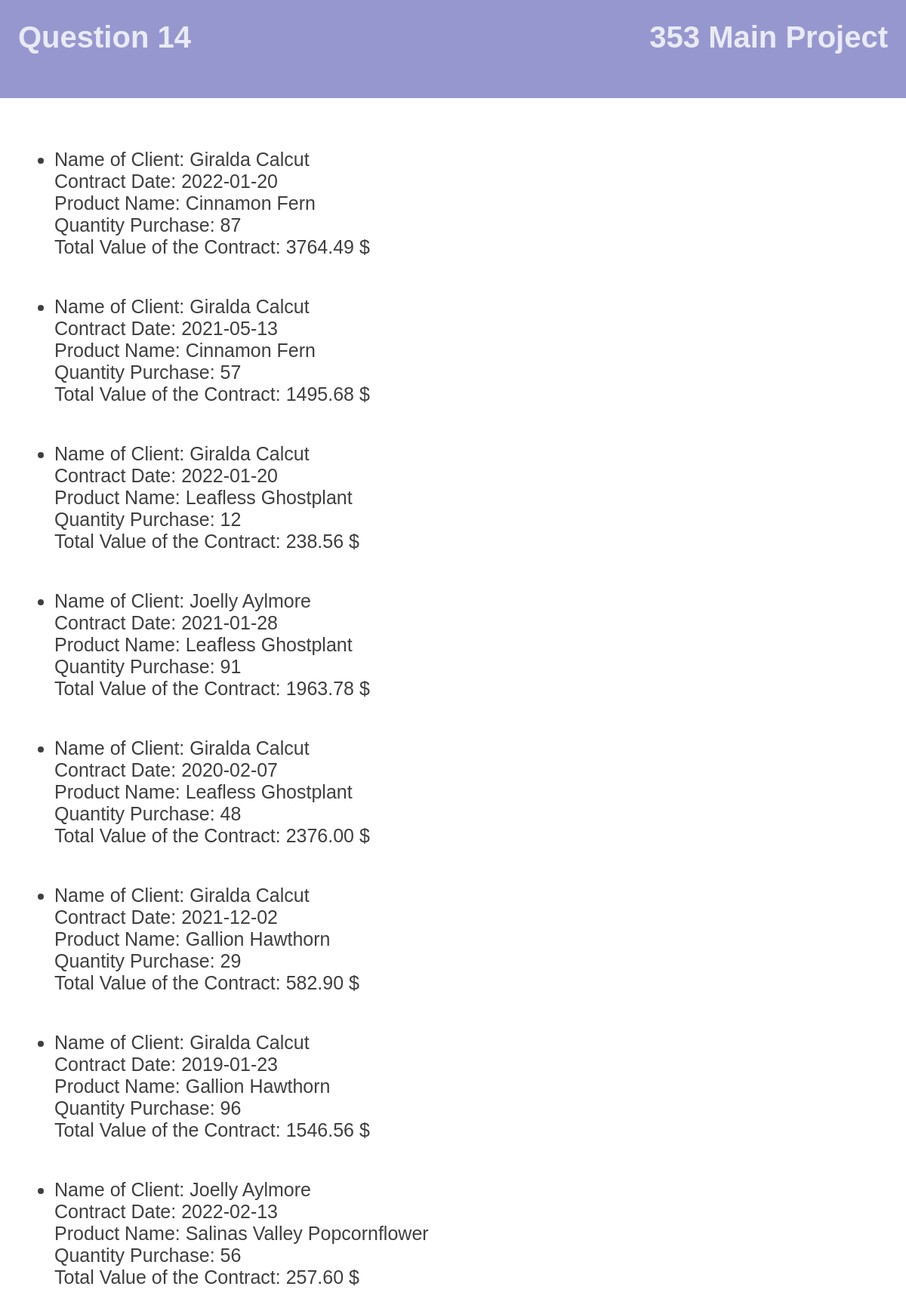
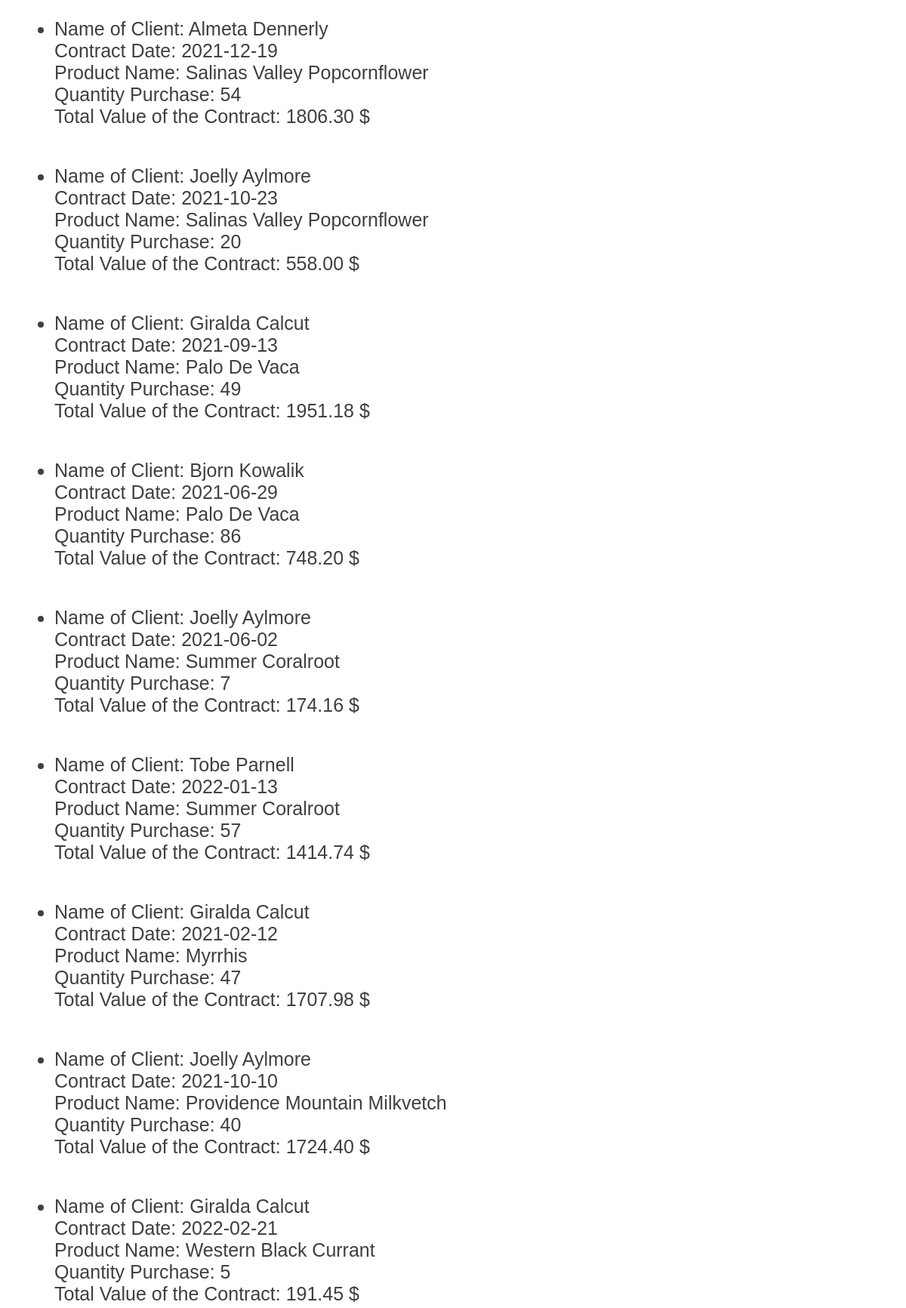
/PHP/14.php (upper part), run on the app's committed database (2 pictures, top to bottom).
### tables this page shows
CREATE TABLE contract (
 contract_ID INT PRIMARY KEY AUTO_INCREMENT,
 client_ID INT NOT NULL,
 clientname VARCHAR(100) NOT NULL,
 company_ID INT NOT NULL,
 employee_SSN CHAR(10) NOT NULL,
 position INT NOT NULL,
 contractDate DATE NOT NULL,
 deliveryDate DATE NOT NULL,
 
 FOREIGN KEY (client_ID) REFERENCES client(client_ID),
 FOREIGN KEY (company_ID, employee_SSN, position) REFERENCES employee(company_ID, SSN, position)

);

CREATE TABLE client (
 client_ID INT PRIMARY KEY AUTO_INCREMENT,
 companyName VARCHAR(40) NOT NULL,
 contactName VARCHAR(100) NOT NULL,
 address VARCHAR(80) NOT NULL,
 city VARCHAR(40) NOT NULL,
 province ENUM('NL','PE','NS','NB', 'QC','ON','MB','SK','AB','BC','YT','NT','NU','NY','CA') NOT NULL,
 postalCode CHAR(7) NOT NULL,
 country VARCHAR(70) NOT NULL,
 phoneNumber CHAR(12) NOT NULL,
 email VARCHAR(80) NOT NULL
);

CREATE TABLE product (
 UPC INT PRIMARY KEY AUTO_INCREMENT,
 product_ID INT NOT NULL,
 name VARCHAR(40) NOT NULL,
 description VARCHAR(150) NOT NULL,
 volume INT NOT NULL,
 weight FLOAT NOT NULL,
 price FLOAT NOT NULL,
 status ENUM('Available', 'Unavailable') NOT NULL
);

CREATE TABLE purchase (
 purchase_ID INT PRIMARY KEY AUTO_INCREMENT,
 product_ID INT NOT NULL,
 quantity INT NOT NULL,
 unitPrice FLOAT NOT NULL,
 contract_ID INT NOT NULL,

 FOREIGN KEY (product_ID) REFERENCES product(UPC),
 FOREIGN KEY (contract_ID) REFERENCES contract(contract_ID)

);

### PHP/14.php (the view, shortened to what this page needs)
<?php
  DAOConstants::$pdo = new PDO("mysql:host=" . DAOConstants::host
    . "; port=3306; dbname=" . DAOConstants::dbname,
  DAOConstants::user, DAOConstants::password);
  DAOConstants::$pdo->setAttribute(PDO::ATTR_ERRMODE, PDO::ERRMODE_EXCEPTION);
  ConstantValue::createHeader("Question 14");
  echo '<div class="main-center">';
  echo '<ul>';
  function CallQuery(){
    try{
      $sql = "select contactName, contractDate, product.name, purchase.quantity, concat(round(quantity*unitPrice,2), \" $\") as \"Contract Total Value\" from contract join purchase
      on contract.contract_ID = purchase.contract_ID join product on purchase.product_ID = product.UPC join pharmaCompany on
      contract.company_ID = pharmaCompany.company_ID join client on contract.client_ID = client.client_ID where pharmaCompany.companyName = \"Pfizer\"";
      foreach (DAOConstants::$pdo->query($sql) as $row) {
          echo '<li><p> Name of Client: ' .$row[0].' <br> Contract Date: '. $row[1].' <br> Product Name: '. $row[2].' <br> Quantity Purchase: '. $row[3].' <br> Total Value of the Contract: '. $row[4]. '</p></li>' ;
      }
      echo "</ul>";
    } catch(PDOException $e){
        echo "</ul>";
        echo $e->getMessage();
        echo ConstantValue::footer;
        exit;
    }
  }
  CallQuery();
  echo ConstantValue::footer;
?>

### PHP/ConstantValue.php (shortened to what this page needs)
<?php
    class ConstantValue{
        static function createHeader($questionNumber){
          echo '<!DOCTYPE html>
          <html lang="en">
          <head>
            <meta charset="UTF-8">
            <Title>353 Project</Title>
            <link rel="stylesheet" href="stylesheet.css">
          </head>
          <body id ="root">
          <header class ="header">
            <h1 id="header-title-left">' . $questionNumber .'</a></h1>
              <h1 id="header-title-right" class="questions-header-title-right"><a href = "index.php">353 Main Project</a></h1>
          </header>';
        }
    }
?>

### PHP/stylesheet.css (style rules this page uses)
#root { padding: 2%; font-family: Verdana, sans-serif; font-size:20px; text-align: left; color:rgb(64, 63, 63); }
a { margin-bottom: 10px; }
ul { margin-bottom:100px; }
h1 a, button a { color:white; text-decoration: inherit; }
header, footer { background-color: rgb(151, 151, 208); width: 100%; position: absolute; left: 0%; }
.header { height: 130px; top: 0%; }
.main-center { margin-top: 165px; }
#header-title-right, #header-title-left, .footer { color:rgb(255, 255, 255); opacity: 80%; }
#header-title-right, #header-title-left { display: inline; }
#header-title-right { float: right; padding-right: 2%; }
#header-title-left { float: left; padding-left: 2%; }
li { margin-bottom: 30px; font-size: 25px; }
.index-header-title-right, #header-title-left { cursor:default; }
.questions-header-title-right { cursor:pointer; }
li p { margin-top: 50px; }

### data on the page
contract: client_ID.contactName "Giralda Calcut", contractDate "2022-01-20", product.name "Cinnamon Fern", purchase.quantity "87", row "3764.49 $", product.name "Leafless Ghostplant", purchase.quantity "12", row "238.56 $"
contract: client_ID.contactName "Giralda Calcut", contractDate "2021-05-13", product.name "Cinnamon Fern", purchase.quantity "57", row "1495.68 $"
contract: client_ID.contactName "Joelly Aylmore", contractDate "2021-01-28", product.name "Leafless Ghostplant", purchase.quantity "91", row "1963.78 $"
contract: client_ID.contactName "Giralda Calcut", contractDate "2020-02-07", product.name "Leafless Ghostplant", purchase.quantity "48", row "2376.00 $"
contract: client_ID.contactName "Giralda Calcut", contractDate "2021-12-02", product.name "Gallion Hawthorn", purchase.quantity "29", row "582.90 $"
contract: client_ID.contactName "Giralda Calcut", contractDate "2019-01-23", product.name "Gallion Hawthorn", purchase.quantity "96", row "1546.56 $"
contract: client_ID.contactName "Joelly Aylmore", contractDate "2022-02-13", product.name "Salinas Valley Popcornflower", purchase.quantity "56", row "257.60 $"
contract: client_ID.contactName "Almeta Dennerly", contractDate "2021-12-19", product.name "Salinas Valley Popcornflower", purchase.quantity "54", row "1806.30 $"
contract: client_ID.contactName "Joelly Aylmore", contractDate "2021-10-23", product.name "Salinas Valley Popcornflower", purchase.quantity "20", row "558.00 $"
contract: client_ID.contactName "Giralda Calcut", contractDate "2021-09-13", product.name "Palo De Vaca", purchase.quantity "49", row "1951.18 $"
contract: client_ID.contactName "Bjorn Kowalik", contractDate "2021-06-29", product.name "Palo De Vaca", purchase.quantity "86", row "748.20 $"
contract: client_ID.contactName "Joelly Aylmore", contractDate "2021-06-02", product.name "Summer Coralroot", purchase.quantity "7", row "174.16 $"
contract: client_ID.contactName "Tobe Parnell", contractDate "2022-01-13", product.name "Summer Coralroot", purchase.quantity "57", row "1414.74 $"
contract: client_ID.contactName "Giralda Calcut", contractDate "2021-02-12", product.name "Myrrhis", purchase.quantity "47", row "1707.98 $"
contract: client_ID.contactName "Joelly Aylmore", contractDate "2021-10-10", product.name "Providence Mountain Milkvetch", purchase.quantity "40", row "1724.40 $"
contract: client_ID.contactName "Giralda Calcut", contractDate "2022-02-21", product.name "Western Black Currant", purchase.quantity "5", row "191.45 $"

### other printed values
$questionNumber "Question 14"
